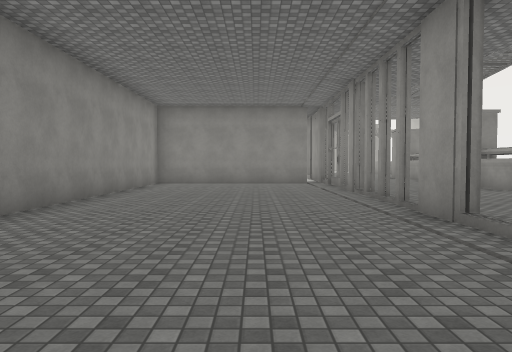
View 1 (above)

16 first-person views from a walk through a 3-D level made in the Unity game engine. The camera is 1.5 m above the floor, tilts 2° down and sees 70° across. The floor is counted in squares, 2 m on a side. Each view is taken from the middle of a square. On the plan, view 1 faces up. The plan holds only what a view shows up to about 11 squares ahead; the rest is blank. The place goes on beyond the plan. The player is left out. Surface patterns are stand-ins for the level's own textures.

View 2
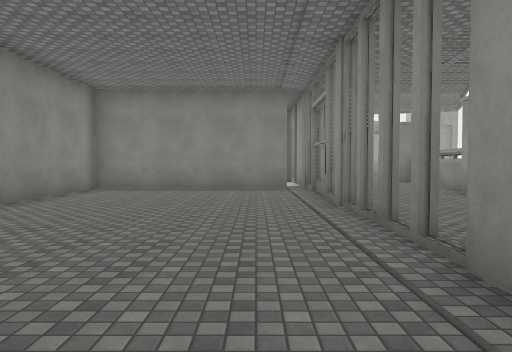

View 3
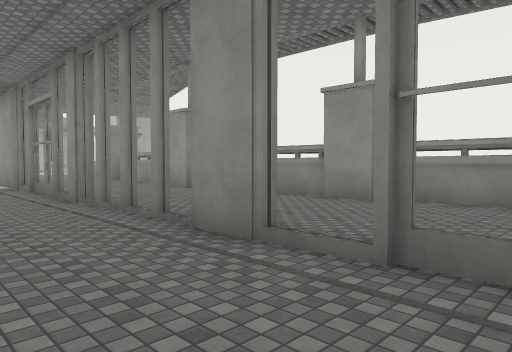

View 4
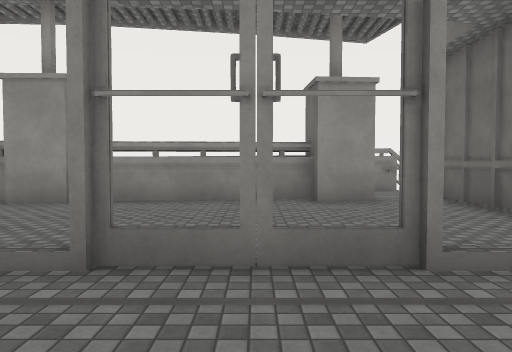

View 5
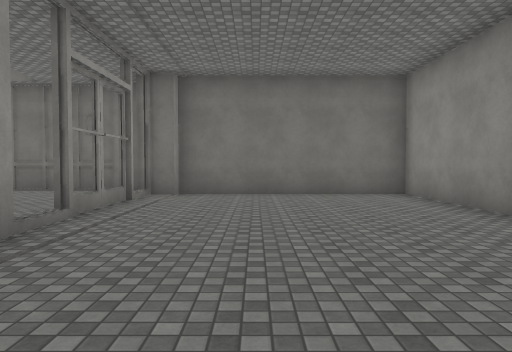

View 6
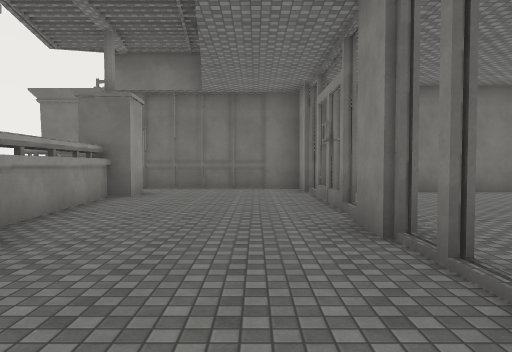

View 7
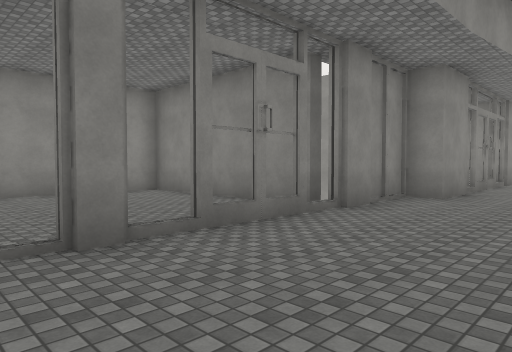

View 8
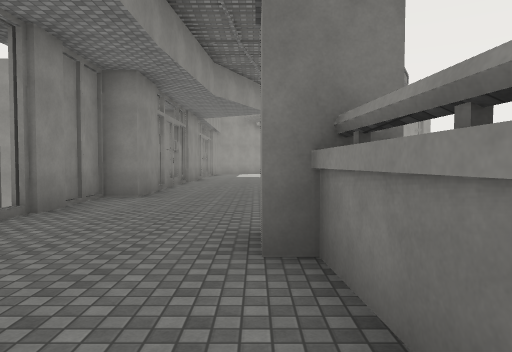

View 9
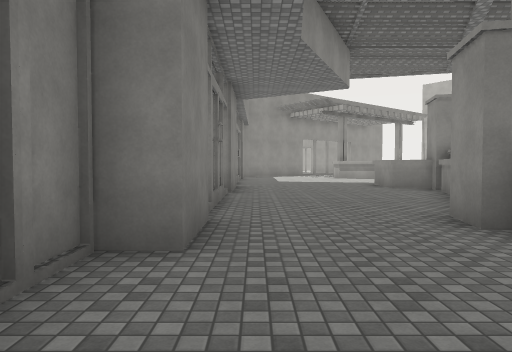

View 10
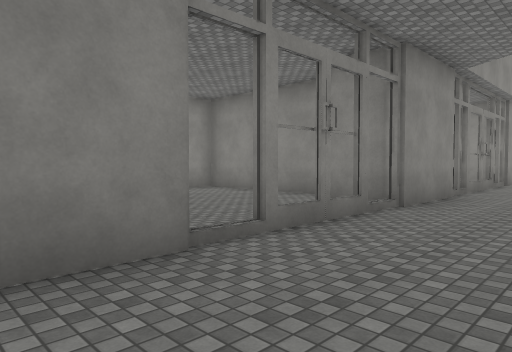

View 11
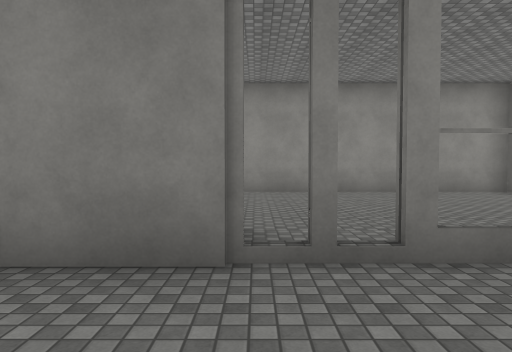

View 12
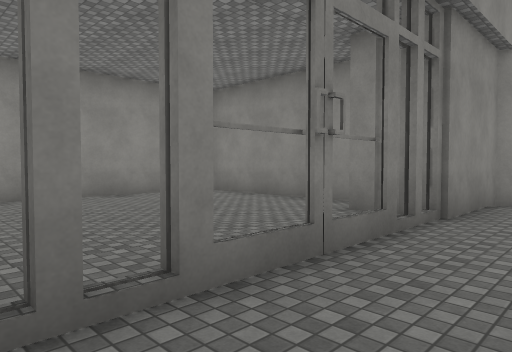

View 13
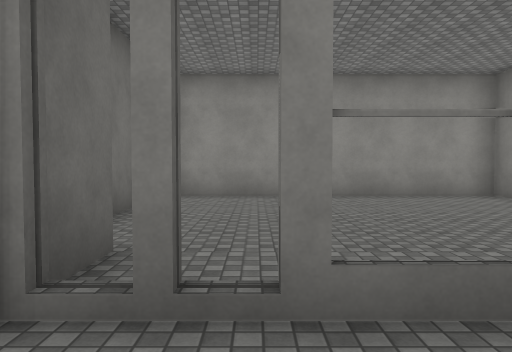

View 14
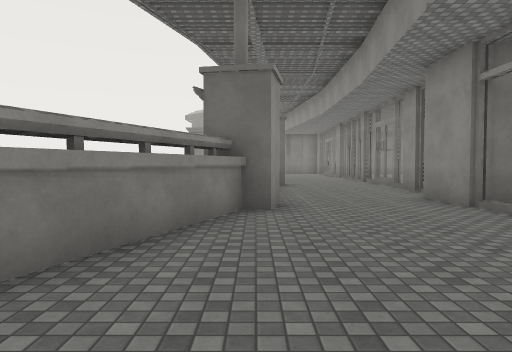

View 15
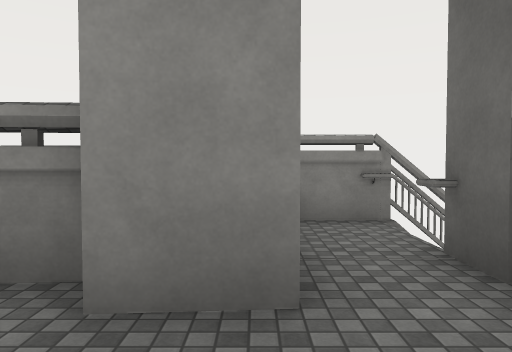

View 16
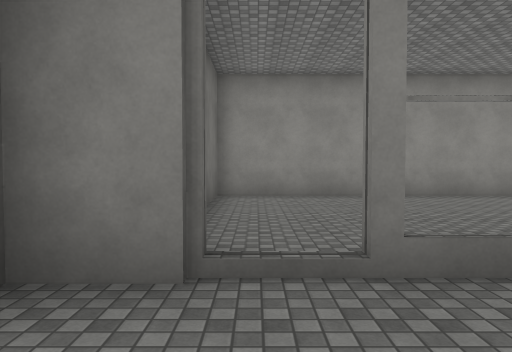

### Floor plan
Points are (right, up) in squares from view 1. A wall is a line through its corners. A room is listed if a view was taken in it or the views show most of it. See-through windows are left out.
Room 1 (views 1, 2, 3, 4, 5, 6, 7, 8, 9, 15, 16)
walls: (6.6, 9.7) (6.5, 10.4); (2.7, 9.6) (2.7, 9) (2.4, 9) (2.4, 9.6); (6.5, 5.3) (6.4, 6.6); (6.5, 10.9) (6.1, 10.9) (6, 12.1); (2.7, 5.6) (2.7, 4.3) (2.4, 4.3) (2.4, 5.6); (2.4, 10.9) (2.4, 12.5); (2.4, 13.3) (2.4, 15.1); (2.4, 2.5) (2.4, 3.3); (1.9, 14) (1.9, 13.5) (-3.6, 13.5) (-3.6, -0.9) (1.9, -0.9); (2.7, 14.4) (2.7, 13.2); (2.4, 0.6) (2.4, 1.5); (3.4, 16.1) (2.6, 16.1) (2.6, 14.5); (6.9, -0.3) (6.8, 0.9) (7.4, 0.9); (1.9, -0.5) (2.7, -0.5) (2.7, -1.6) (8.1, -1.6); (9.8, -1.7) (9.8, -1.4)
ways out: opening at (5.5, 16.8) to room 2; opening at (9, -2.5)
objects: railing (8, 0)
Room 2 (views 10, 11, 12, 13, 14)
walls: (8.5, 23.8) (8, 24); (8.4, 21.5) (8.6, 21.9); (3.4, 29) (3.4, 28.5); (3.4, 26.5) (3.4, 26); (8, 20.4) (8.3, 21.2); (3.1, 25.7) (3.1, 25.2); (3.4, 24.8) (3.4, 22.2) (1.9, 22.2); (3.4, 32.9) (3.4, 30.2); (7.7, 19.5) (7.9, 20); (1.1, 23.5) (-2, 23.5); (6.6, 17.1) (6.8, 18.2) (7.2, 18.1) (7.4, 18.7); (2.6, 17.8) (3.4, 17.8) (3.4, 16.1)
ways out: opening at (5.5, 16.8) to room 1; opening at (3, 27.5) to room 3; gap at (3, 26) to room 3; gap at (3, 29) to room 3
Room 3 (no view inside)
walls: (1.9, 24.8) (3.4, 24.8); (1.1, 31.6) (-3.6, 31.6) (-3.6, 24.1); (3.4, 30.2) (1.9, 30.2); (-1.4, 23.9) (-0.4, 23.9)
ways out: opening at (3, 27.5) to room 2; gap at (3, 26) to room 2; gap at (3, 29) to room 2

Where each view was taken, in squares from view 1:
view 1: 0 up, 0 right, facing up
view 2: 3 up, 1 right, facing up
view 3: 2 up, 0 right, facing up-right
view 4: 2 up, 0 right, facing right
view 5: 8 up, 0 right, facing down
view 6: 9 up, 4 right, facing down
view 7: 8 up, 6 right, facing up-left
view 8: 8 up, 6 right, facing up
view 9: 13 up, 4 right, facing up
view 10: 16 up, 6 right, facing up-left
view 11: 25 up, 6 right, facing left
view 12: 25 up, 5 right, facing up-left
view 13: 26 up, 5 right, facing left
view 14: 24 up, 7 right, facing down
view 15: 0 up, 5 right, facing right
view 16: 0 up, 5 right, facing left
